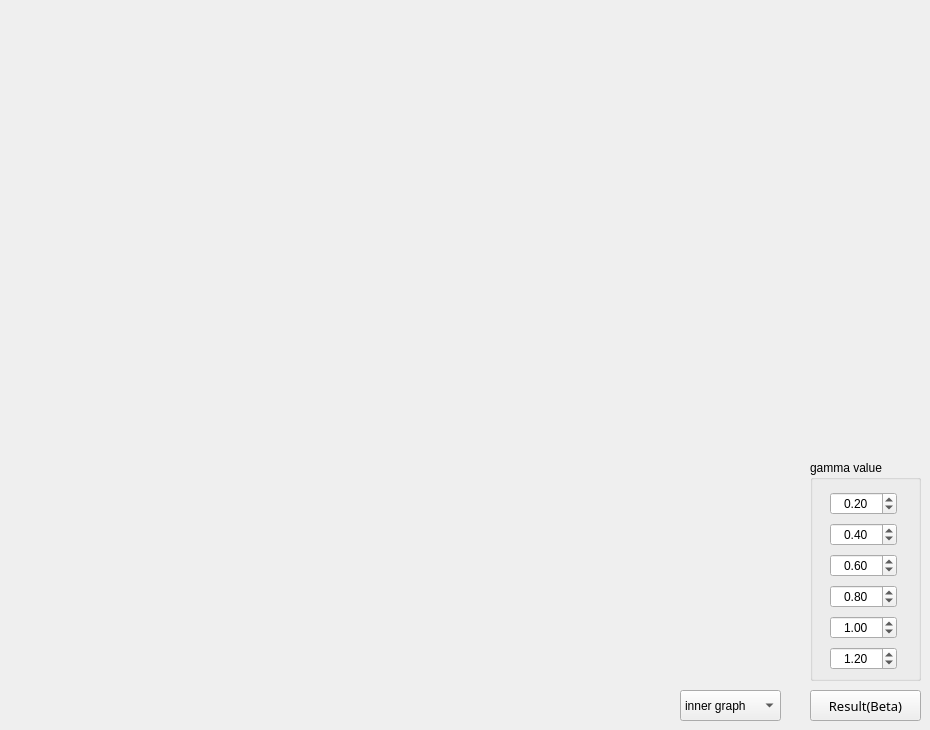
    <widget class="QWidget" name="Result_beta">
     <attribute name="title">
      <string>Result(beta)</string>
     </attribute>
     <widget class="QWidget" name="horizontalLayoutWidget_4">
      <property name="geometry">
       <rect>
        <x>9</x>
        <y>9</y>
        <width>791</width>
        <height>651</height>
       </rect>
      </property>
      <layout class="QHBoxLayout" name="Result_beta_layout"/>
     </widget>
     <widget class="QPushButton" name="result_beta_Button">
      <property name="geometry">
       <rect>
        <x>810</x>
        <y>690</y>
        <width>111</width>
        <height>31</height>
       </rect>
      </property>
      <property name="font">
       <font>
        <family>Sitka Text</family>
        <pointsize>10</pointsize>
        <weight>50</weight>
        <italic>false</italic>
        <bold>false</bold>
       </font>
      </property>
      <property name="text">
       <string>Result(Beta)</string>
      </property>
     </widget>
     <widget class="QGroupBox" name="gamma_value">
      <property name="geometry">
       <rect>
        <x>810</x>
        <y>460</y>
        <width>111</width>
        <height>221</height>
       </rect>
      </property>
      <property name="title">
       <string>gamma value</string>
      </property>
      <widget class="QWidget" name="layoutWidget_2">
       <property name="geometry">
        <rect>
         <x>20</x>
         <y>30</y>
         <width>67</width>
         <height>182</height>
        </rect>
       </property>
       <layout class="QGridLayout" name="gridLayout_2">
        <item row="1" column="0">
         <widget class="QDoubleSpinBox" name="gamma_spinBox2">
          <property name="alignment">
           <set>Qt::AlignCenter</set>
          </property>
          <property name="maximum">
           <double>2.000000000000000</double>
          </property>
          <property name="singleStep">
           <double>0.100000000000000</double>
          </property>
          <property name="value">
           <double>0.400000000000000</double>
          </property>
         </widget>
        </item>
        <item row="5" column="0">
         <widget class="QDoubleSpinBox" name="gamma_spinBox6">
          <property name="alignment">
           <set>Qt::AlignCenter</set>
          </property>
          <property name="maximum">
           <double>2.000000000000000</double>
          </property>
          <property name="singleStep">
           <double>0.100000000000000</double>
          </property>
          <property name="value">
           <double>1.200000000000000</double>
          </property>
         </widget>
        </item>
        <item row="3" column="0">
         <widget class="QDoubleSpinBox" name="gamma_spinBox4">
          <property name="alignment">
           <set>Qt::AlignCenter</set>
          </property>
          <property name="maximum">
           <double>2.000000000000000</double>
          </property>
          <property name="singleStep">
           <double>0.100000000000000</double>
          </property>
          <property name="value">
           <double>0.800000000000000</double>
          </property>
         </widget>
        </item>
        <item row="0" column="0">
         <widget class="QDoubleSpinBox" name="gamma_spinBox1">
          <property name="alignment">
           <set>Qt::AlignCenter</set>
          </property>
          <property name="maximum">
           <double>2.000000000000000</double>
          </property>
          <property name="singleStep">
           <double>0.100000000000000</double>
          </property>
          <property name="value">
           <double>0.200000000000000</double>
          </property>
         </widget>
        </item>
        <item row="4" column="0">
         <widget class="QDoubleSpinBox" name="gamma_spinBox5">
          <property name="alignment">
           <set>Qt::AlignCenter</set>
          </property>
          <property name="maximum">
           <double>2.000000000000000</double>
          </property>
          <property name="singleStep">
           <double>0.100000000000000</double>
          </property>
          <property name="value">
           <double>1.000000000000000</double>
          </property>
         </widget>
        </item>
        <item row="2" column="0">
         <widget class="QDoubleSpinBox" name="gamma_spinBox3">
          <property name="alignment">
           <set>Qt::AlignCenter</set>
          </property>
          <property name="maximum">
           <double>2.000000000000000</double>
          </property>
          <property name="singleStep">
           <double>0.100000000000000</double>
          </property>
          <property name="value">
           <double>0.600000000000000</double>
          </property>
         </widget>
        </item>
       </layout>
      </widget>
     </widget>
     <widget class="QComboBox" name="result_beta_locBox">
      <property name="geometry">
       <rect>
        <x>680</x>
        <y>690</y>
        <width>101</width>
        <height>31</height>
       </rect>
      </property>
      <item>
       <property name="text">
        <string>inner graph</string>
       </property>
      </item>
      <item>
       <property name="text">
        <string>outer graph</string>
       </property>
      </item>
     </widget>
    </widget>
